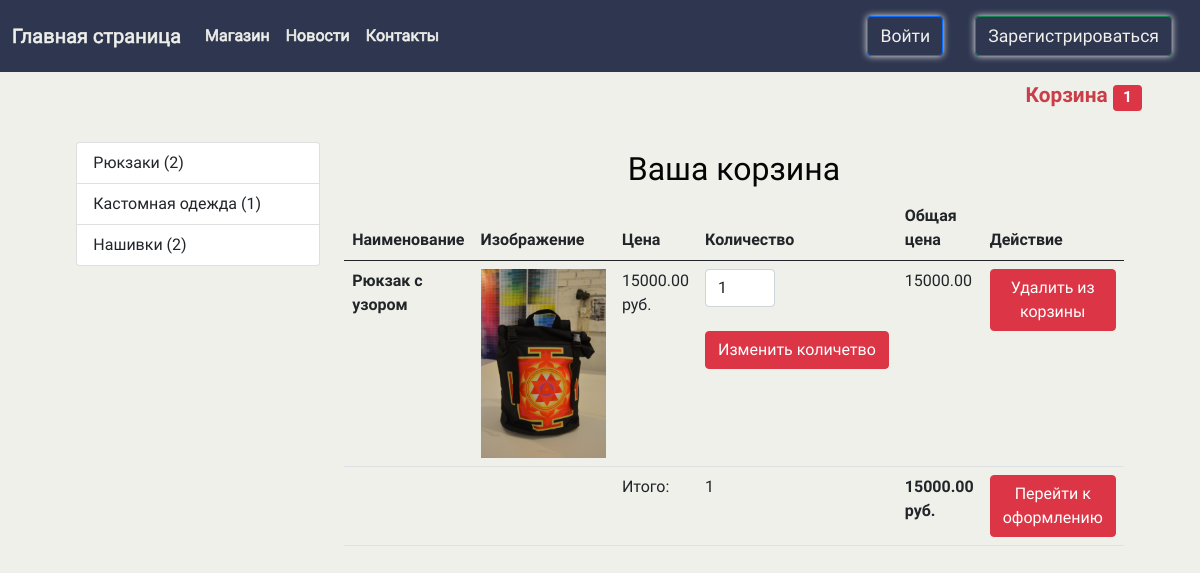
Screenshot of /shop/cart/ (signed in) with the database file from the repository.
### shop/models.py (models this page shows, shortened)
class Cart(models.Model):
    owner = models.ForeignKey('Customer', null=True, verbose_name='Владелец', on_delete=models.CASCADE)
    products = models.ManyToManyField(CartProduct, blank=True, related_name='related_cart')
    total_products = models.PositiveIntegerField(default=0)
    final_price = models.DecimalField(max_digits=9, default=0, decimal_places=2, verbose_name='Общая цена')
    in_order = models.BooleanField(default=False)
    for_anonymous_user = models.BooleanField(default=False)

class Category(models.Model):
    name = models.CharField(max_length=255, verbose_name='Имя категории')
    slug = models.SlugField(unique=True)
    objects = CategoryManager()
    def get_absolute_url(self):
        return reverse('category_detail', kwargs={'slug': self.slug})

class CartProduct(models.Model):
    user = models.ForeignKey('Customer', verbose_name='Покупатель', on_delete=models.CASCADE)
    cart = models.ForeignKey('Cart', verbose_name='Корзина', on_delete=models.CASCADE, related_name='related_products')
    content_type = models.ForeignKey(ContentType, on_delete=models.CASCADE)
    object_id = models.PositiveIntegerField()
    content_object = GenericForeignKey('content_type', 'object_id')
    qty = models.PositiveIntegerField(default=1)
    final_price = models.DecimalField(max_digits=9, decimal_places=2, verbose_name='Общая цена')

class Product(models.Model):
    class Meta:
        abstract = True
    category = models.ForeignKey(Category, verbose_name='Категория', on_delete=models.CASCADE)
    title = models.CharField(max_length=255, verbose_name='Наименование')
    slug = models.SlugField(unique=True)
    image = models.ImageField(verbose_name='Изображение')
    description = models.TextField(verbose_name='Описание', null=True)
    price = models.DecimalField(max_digits=9, decimal_places=2, verbose_name='Цена')
    def get_model_name(self):
        return self.__class__.__name__.lower()

class Backpack(Product):
    model_backpack = models.CharField(max_length=255, verbose_name='Модель рюкзака')
    top_material = models.CharField(max_length=255, verbose_name='Материал верха')
    lining_material = models.CharField(max_length=255, verbose_name='Материал подклада')
    size = models.CharField(max_length=255, verbose_name='Объем')

### shop/views.py (the view)
# urls.py: path('cart/', CartView.as_view(), name='cart'),
class CartView(CartMixin, View):
    def get(self, request, *args, **kwargs):
        categories = Category.objects.get_categories_left_sidebar()
        context = {
            'cart': self.cart,
            'categories': categories
        }
        return render(request, 'shop/cart.html', context)

### shop/mixins.py (called while the page is built)
    def dispatch(self, request, *args, **kwargs):
        if request.user.is_authenticated:
            customer = Customer.objects.filter(user=request.user).first()
            if not customer:
                customer = Customer.objects.create(
                    user=request.user
                )
            cart = Cart.objects.filter(owner=customer, in_order=False).first()
            if not cart:
                cart = Cart.objects.create(owner=customer)
        else:
            cart = Cart.objects.filter(for_anonymous_user=True).first()
            if not cart:
                cart = Cart.objects.create(for_anonymous_user=True)
        self.cart = cart
        return super().dispatch(request, *args, **kwargs)

### shop/models.py (called while the page is built)
def get_models_for_count(*model_names):
    return [models.Count(model_name) for model_name in model_names]

    def get_queryset(self):
        return super().get_queryset()

    def get_categories_left_sidebar(self):
        models = get_models_for_count('backpack', 'patch', 'customization')
        qs = list(self.get_queryset().annotate(*models))
        data = [
            dict(name=c.name, url=c.get_absolute_url(), count=getattr(c, self.CATEGORY_NAME_COUNT_NAME[c.name]))
            for c in qs
        ]
        return data

### shop/templates/shop/cart.html (shortened to what this page needs)
{% extends 'shop/base.html' %}
{% load static %}
{% block tovar %}
{% if cart.products.count %}
<h3 class="text-center"> Ваша корзина {% if not cart.products.count %} пуста{% endif %}</h3>
<table class="table">
  <thead>
    <tr>
      <th scope="col">Наименование</th>
      <th scope="col">Изображение</th>
      <th scope="col">Цена</th>
      <th scope="col">Количество</th>
      <th scope="col">Общая цена</th>
      <th scope="col">Действие</th>
    </tr>
  </thead>
  <tbody>
  {% for item in cart.products.all %}
    <tr>
      <th scope="row">{{ item.content_object.title }}</th>
      <td class="w-25"><img src="{{ item.content_object.image.url }}" class="img-fluid"></td>
      <td>{{ item.content_object.price }} руб.</td>
      <td>
        <form action="{% url 'change_qty' ct_model=item.content_object.get_model_name slug=item.content_object.slug %}" method="POST">
          <input type="number" class="form-control" name="qty" style="width: 70px" min="1" value="{{ item.qty }}">
          <br>
          <input type="submit" class="btn btn-danger" value="Изменить количетво">
        </form>
      </td>
      <td>{{ item.final_price }}</td>
      <td>
        <a href="{% url 'delete_from_cart' ct_model=item.content_object.get_model_name slug=item.content_object.slug %}"><button class="btn btn-danger">Удалить из корзины</button> </a>
      </td>
    </tr>
  {% endfor %}
    <tr>
      <td colspan="2"></td>
      <td>Итого:</td>
      <td>{{ cart.total_products }}</td>
      <td><strong>{{ cart.final_price }} руб.</strong></td>
      <td><a href="{% url 'checkout' %}"><button class="btn btn-danger">Перейти к оформлению</button></a></td>
  </tbody>
</table>
{% endif %}
{% endblock %}

### shop/templates/shop/base.html (shortened to what this page needs)
{% extends 'main/layout.html' %}
{% load static %}
{% block content %}
<div class="container">
    <div class="right">
        <a class="nav-link right" href="{% url 'cart' %}">Корзина <span class="badge bg-danger">{{ cart.products.count }}</span></a>
    </div>
  <div class="row">
      <div class="col-lg-3">
          <div class="list-group">
              {% for category in categories %}
              <a class="list-group-item" href="{{ category.url }}">{{ category.name }} ({{ category.count }})</a>
              {% endfor %}
          </div>
      </div>
      <div class="col-lg-9">
          {% block tovar %}{% endblock %}
      </div>
  </div>
</div>
{% endblock %}

### main/static/main/css/main.css (style rules this page uses)
* { font-family: 'Comfortaa', cursive; }
.row { margin: 2%; }
h3 { color:#050505; font-size: 200%; margin:1%; }
a.right { color: #ca3e49!important; text-decoration: none!important; font-size: 130%; text-align:right!important; font-weight:bold; }

### rows the page displays
Cart: products.count "1", total_products "1", final_price "15000.00"
Category: name "Рюкзаки"
Category: name "Кастомная одежда"
Category: name "Нашивки"
CartProduct: content_object "Рюкзак с узором", content_object.image (picture), content_object.price "15000.00", qty "1", final_price "15000.00"

### other values shown
{{ category.count }} "2" "1" "2"
